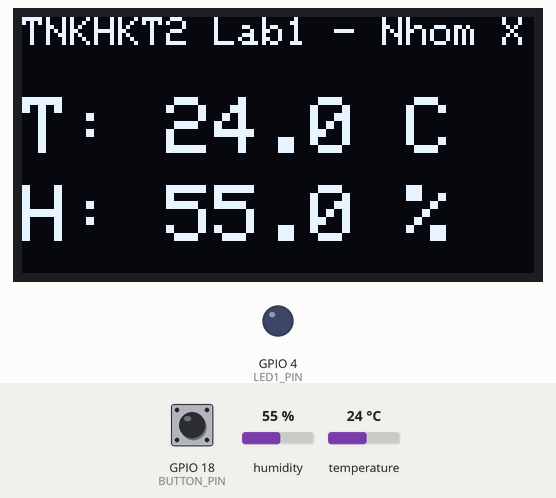
Bench run of a program on a simulated ESP32. Shown: 128×64 one-colour display, output pins drawn as LEDs (lit = HIGH). Inputs (shaded band) come from the test bench; at power-on: humidity 55 %, GPIO 18 (BUTTON_PIN) HIGH, temperature 24 °C. What the program prints to the serial monitor is not drawn.

Above: at 4.8 s.
4.9 s: humidity set to 22 %
At 8.6 s:
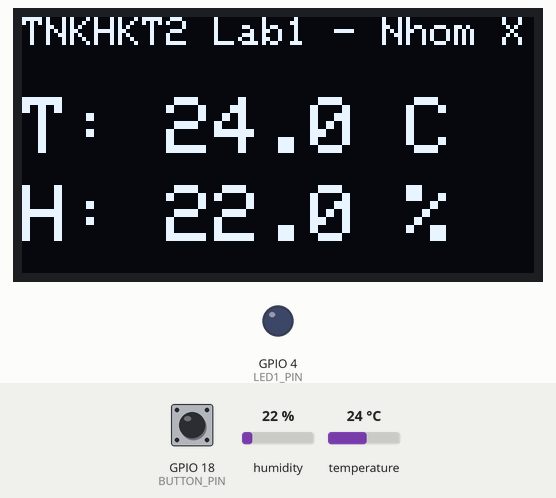
9.9 s: GPIO 18 (BUTTON_PIN) pulled LOW for 3 s
At 11.0 s:
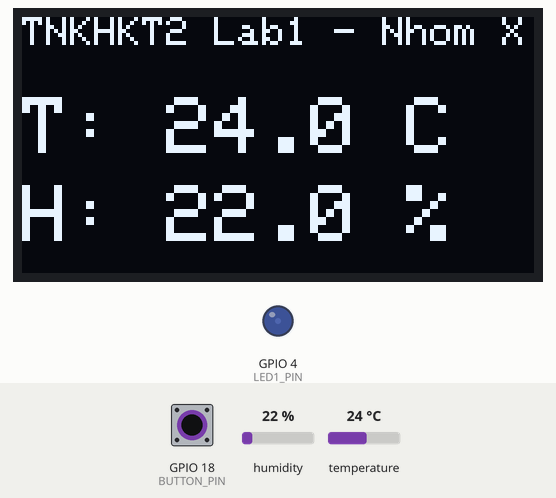
14.9 s: temperature set to 12 °C
At 17.1 s:
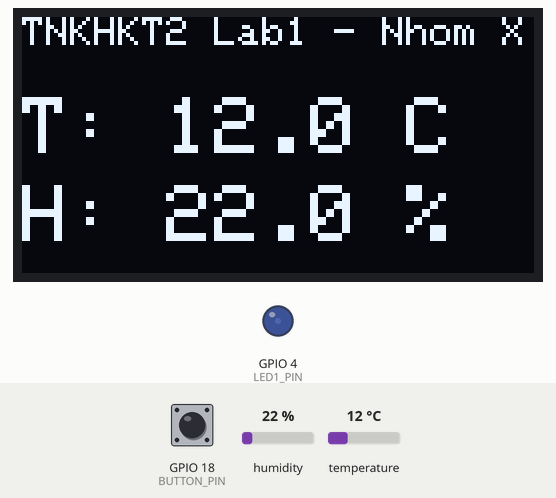
19.9 s: humidity set to 40 %
At 21.4 s:
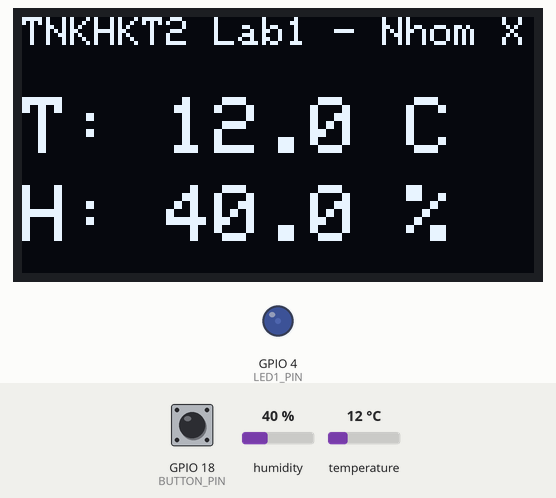
24.9 s: temperature set to 19 °C
At 28.7 s:
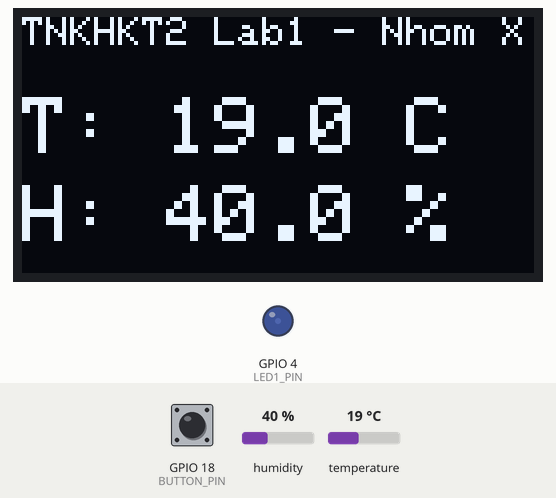
29.9 s: GPIO 18 (BUTTON_PIN) pulsed LOW 5 times (0.12 s each, 0.3 s apart)
At 32.0 s:
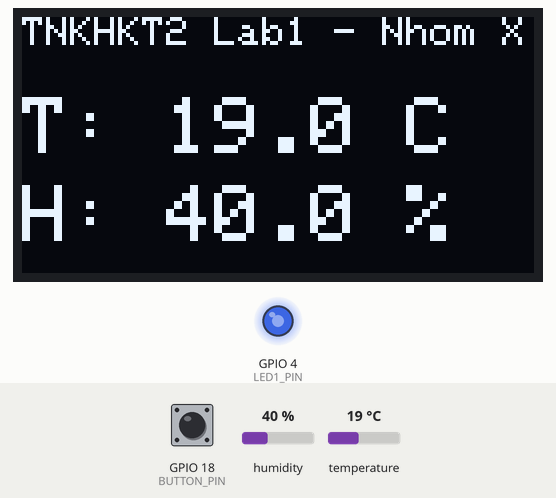
Timing chart, 0 to 33.5 s (numbered marks = the images above; inputs shaded):
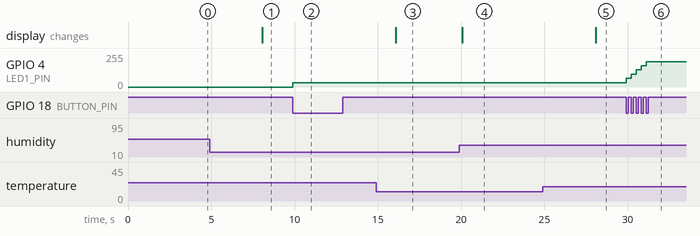

The program:

main.cpp
```cpp
#include <Arduino.h>
#include <Wire.h>
#include <Adafruit_GFX.h>
#include <Adafruit_SSD1306.h>
#include <DHT.h>

// =========================
// Pin configuration - Lab 1
// =========================
constexpr uint8_t BUTTON_PIN = 18;
constexpr uint8_t LED1_PIN = 4;
constexpr uint8_t DHT_PIN = 27;

constexpr uint8_t I2C_SDA = 21;
constexpr uint8_t I2C_SCL = 22;

constexpr uint32_t DEBOUNCE_MS = 50;
constexpr uint32_t DHT_INTERVAL_MS = 2000;

// =========================
// OLED
// =========================
constexpr uint8_t SCREEN_WIDTH = 128;
constexpr uint8_t SCREEN_HEIGHT = 64;
constexpr uint8_t OLED_ADDRESS = 0x3C;

Adafruit_SSD1306 display(
    SCREEN_WIDTH,
    SCREEN_HEIGHT,
    &Wire,
    -1
);

// =========================
// DHT
// Wokwi dùng DHT22 model.
// Kit thật của Lab 1: đổi DHT22 -> DHT11.
// =========================
#define DHTTYPE DHT22
DHT dht(DHT_PIN, DHTTYPE);

// =========================
// Button ISR + debounce
// =========================
volatile uint32_t nhan = 0;
volatile uint32_t tLan = 0;

void IRAM_ATTR onNut() {
    uint32_t t = millis();

    if (t - tLan > DEBOUNCE_MS) {
        nhan = nhan + 1;
        tLan = t;
    }
}

// =========================
// State
// =========================
uint32_t daIn = 0;
uint32_t lastDhtRead = 0;

// =========================
// I2C scanner
// =========================
void scanI2C() {
    Serial.println();
    Serial.println("=== I2C SCANNER ===");

    uint8_t found = 0;

    for (uint8_t address = 1; address < 127; address++) {
        Wire.beginTransmission(address);
        uint8_t error = Wire.endTransmission();

        if (error == 0) {
            Serial.printf(
                "Found I2C device at 0x%02X\n",
                address
            );
            found++;
        }
    }

    if (found == 0) {
        Serial.println("No I2C device found.");
    } else {
        Serial.printf(
            "Total devices found: %u\n",
            found
        );
    }

    Serial.println("====================");
    Serial.println();
}

// =========================
// OLED DHT display
// =========================
void showDhtOnOLED() {
    float humidity = dht.readHumidity();
    float temperature = dht.readTemperature();

    display.clearDisplay();

    // Header
    display.setTextSize(1);
    display.setTextColor(SSD1306_WHITE);
    display.setCursor(0, 0);
    display.print("TNKHKT2 Lab1 - Nhom X");

    if (isnan(humidity) || isnan(temperature)) {
        display.setTextSize(2);
        display.setCursor(0, 22);
        display.println("DHT loi");
        display.setTextSize(1);
        display.setCursor(0, 50);
        display.println("Kiem tra day");
        display.display();

        Serial.println("DHT loi - kiem tra day");
        return;
    }

    // Temperature
    display.setTextSize(2);
    display.setCursor(0, 20);
    display.printf("T: %.1f C", temperature);

    // Humidity
    display.setCursor(0, 42);
    display.printf("H: %.1f %%", humidity);

    display.display();

    Serial.printf(
        "DHT: temperature=%.1f C, humidity=%.1f %%\n",
        temperature,
        humidity
    );
}

// =========================
// Setup
// =========================
void setup() {
    Serial.begin(115200);

    // Button
    pinMode(BUTTON_PIN, INPUT_PULLUP);
    attachInterrupt(
        digitalPinToInterrupt(BUTTON_PIN),
        onNut,
        FALLING
    );

    // LEDC - Bậc 2 vẫn hoạt động
    ledcAttach(LED1_PIN, 5000, 8);
    ledcWrite(LED1_PIN, 0);

    // I2C: không gọi Wire.begin() ở đây vì Adafruit_SSD1306::begin()
    // đã tự xử lý khởi tạo bus I2C. Việc khởi tạo lặp hoặc quét bus
    // trước khi OLED ready sẽ làm ESP32 rơi vào ESP_ERR_INVALID_STATE.

    Serial.println();
    Serial.println("=================================");
    Serial.println("LAB 1 - BAC 4");
    Serial.println("ESP32 DevKit v1");
    Serial.println("Button : GPIO18");
    Serial.println("LED1   : GPIO4 / LEDC");
    Serial.println("DHT    : GPIO27");
    Serial.println("OLED   : SDA21 / SCL22 / 0x3C");
    Serial.println("=================================");

    // Không quét I2C ở đây: việc gọi beginTransmission() lặp lại trên bus
    // đang hoạt động có thể làm ESP32 rơi vào trạng thái INVALID_STATE.
    // OLED sẽ tự khởi tạo trên địa chỉ 0x3C.

    // OLED
    if (!display.begin(
            SSD1306_SWITCHCAPVCC,
            OLED_ADDRESS)) {

        Serial.println("OLED init failed.");
    } else {
        Serial.println("OLED initialized at 0x3C.");
    }

    // DHT
    dht.begin();

    // Cho phép đọc lần đầu ngay lập tức
    lastDhtRead = 0;
}

// =========================
// Loop
// =========================
void loop() {
    // ---------------------------------
    // Bậc 2: button -> LEDC
    // ---------------------------------
    if (nhan != daIn) {
        daIn = nhan;

        uint8_t brightness =
            (nhan % 8) * 32;

        ledcWrite(
            LED1_PIN,
            brightness
        );

        Serial.printf(
            "nhan=%lu | brightness=%u/255\n",
            static_cast<unsigned long>(nhan),
            brightness
        );
    }

    // ---------------------------------
    // Bậc 4: DHT11/DHT22 mỗi 2 giây
    // ---------------------------------
    uint32_t now = millis();

    if (now - lastDhtRead >= DHT_INTERVAL_MS ||
        lastDhtRead == 0) {

        lastDhtRead = now;

        showDhtOnOLED();
    }
}
```

Measured:
- after the input at 4.9 s, the display: changes after 3.2 s (image 1)
- after the input at 9.9 s, GPIO 4 (LED1_PIN): 0/255 → 32/255 at once
- after the input at 14.9 s, the display: changes after 1.2 s (image 3)
- after the input at 19.9 s, the display: changes after 0.17 s (image 4)
- after the input at 24.9 s, the display: changes after 3.2 s (image 5)
- after the input at 29.9 s, GPIO 4 (LED1_PIN): moves from 32/255 to 191/255 over 1.2 s, starting at once
